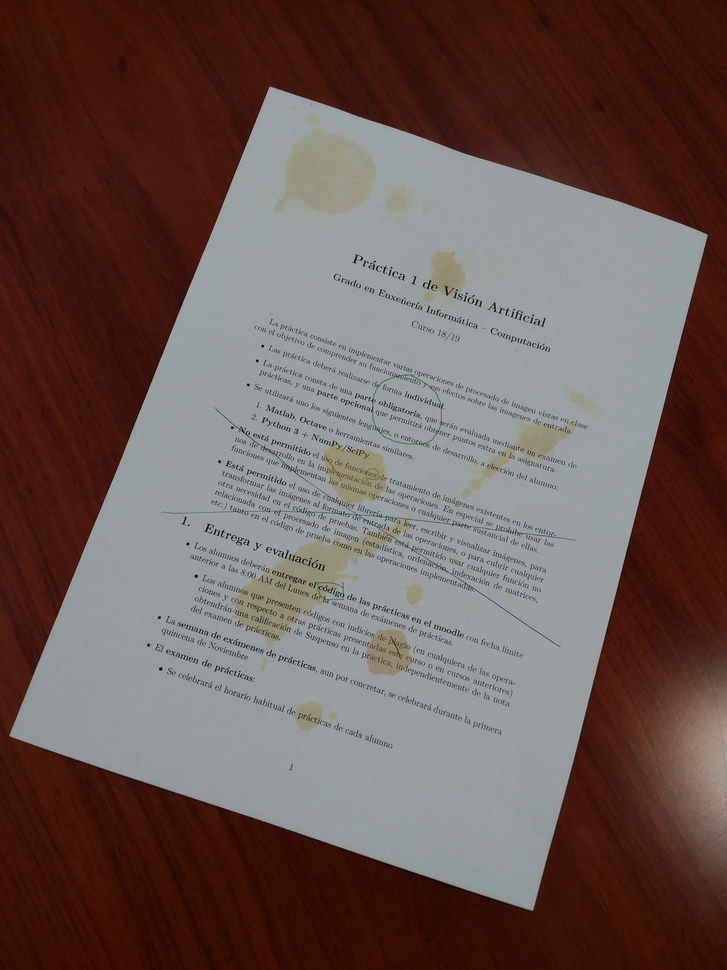
#> input picture Examples/doc18.jpg, 727 x 970 px, shrunk from 3120 x 4160 before the run; its folder holds only this picture in this run
$ python main.py Examples/doc18.jpg
#> lines starting #> are read from the running program, lines starting #| are printed output that depends on the picture; after the words box and inside, x2 and y2 are one past the last pixel; in counts of white or black regions, pixels touching at a corner belong together
### ioutilities.py
import matplotlib.pyplot as plt
import numpy as np
from skimage import color, io

import os


def readImage(path):

#> called with path = 'Examples/doc18.jpg'
    try:
        int(path)
        filename = os.path.join(os.getcwd(), f"Examples/doc{path}.jpg")
    except ValueError:
        filename = os.path.join(os.getcwd(), path)

    rgb = io.imread(filename)
#> rgb is the input picture: shape (970, 727, 3); mean R, G, B 107, 88.7, 84.8
    gray = color.rgb2gray(rgb)
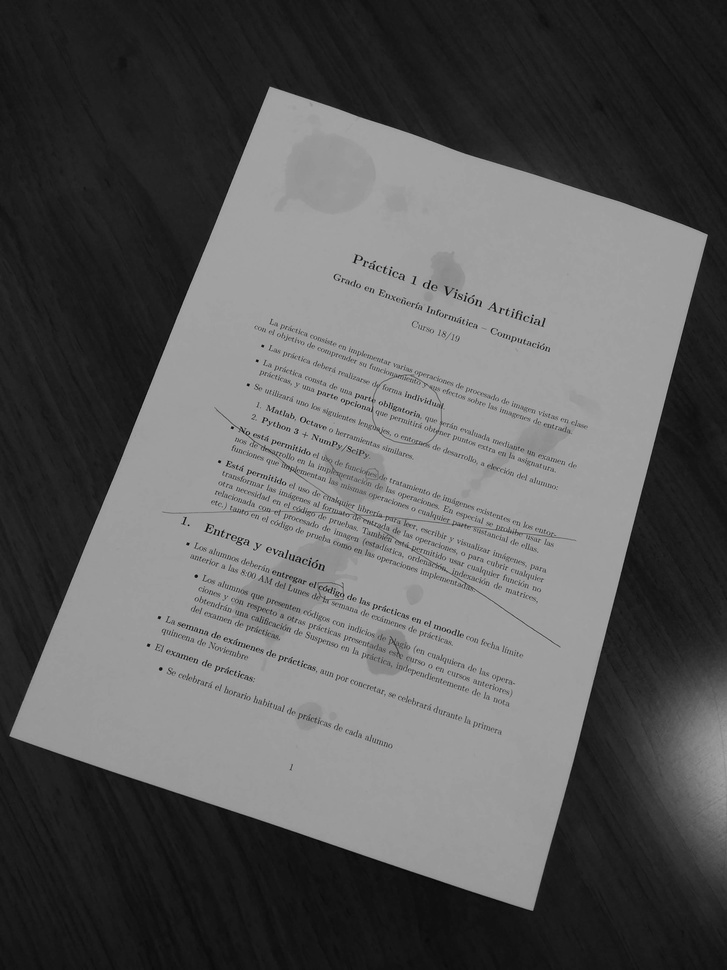
#> gray: shape (970, 727) float64; min 0.00583, max 0.773, mean 0.362
    gray = gray / 255 if gray.dtype == np.uint8 else gray

    return rgb, gray


# [24 lines left out: function plot, not called in this run]


def save_images(images, names, path, relative=True):

    assert len(images) == len(names), "Must include one name per image"

    if (relative):
        path = os.path.join(os.getcwd(), path)

    for i in range(len(images)):
        image = (images[i] * 255).astype(np.uint8)
        name = os.path.join(path, f"{names[i]}.jpg")
        io.imsave(name, image)

### process.py
import numpy as np
from scipy import ndimage
from skimage import exposure, feature, filters, transform, morphology


def preprocess(gray):

    hist, _ = exposure.cumulative_distribution(gray, nbins=256)
#> hist = 256 values from 1.42e-06 to 1

    if (hist[128] < 0.1):  # very light
        corrected = exposure.adjust_gamma(gray, gamma=8.5, gain=2)
        median_size, high_threshold = 7, 0.1
    elif (hist[128] < 0.3):  # light image
        corrected = exposure.adjust_gamma(gray, gamma=2, gain=1.2)
        median_size, high_threshold = 10, 0.1
    else:
        corrected = gray
        median_size, high_threshold = 10, 0.2

    return corrected, median_size, high_threshold


def detectCorners(gray, median_size=10, high_threshold=0.2):

    # Decrease resolution
#> called with median_size = 10, high_threshold = 0.2
    resize_x, resize_y = 300, 250
    resize = transform.resize(gray, (resize_x, resize_y), anti_aliasing=True)

    # Clear text and calculate edges/corners
    median = ndimage.median_filter(resize, median_size)
    edges = feature.canny(median, 1, low_threshold=0.01, high_threshold=high_threshold).astype(gray.dtype)
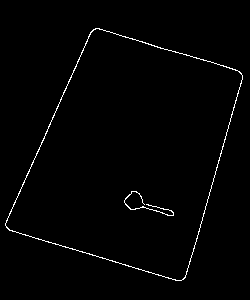
#> edges: shape (300, 250) float64; values 0 (black) and 1 (white), 1.3% white in thin lines or dots, all inside (x1, y1, x2, y2) = (5, 28, 243, 281)
    corners, (h, theta, d) = strongestCorners(edges)
    # plot_hough(edges, h, theta, d)

    # Extrapolate the position of the corners to the original resolution
    m, n = gray.shape
    corners = np.array([[x * (m/resize_x), y * (n/resize_y)] for (x, y) in corners])

    return edges, corners.astype(np.int32)


def strongestCorners(edges):

    # Find the strongest lines
    h, theta, d = transform.hough_line(edges)
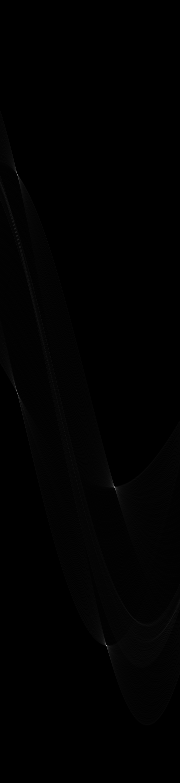
#> h: shape (783, 180) uint64; min 0, max 175, mean 1.2
#> theta = 180 values from -1.57 to 1.55; d = 783 values from -391 to 391
    peaks = np.zeros((4, 5))
    col1 = edges.shape[1]
#> col1 = 250

    idx = 0
    for _, angle, dist in zip(*transform.hough_line_peaks(h, theta, d, min_distance=110, threshold=30, num_peaks=4)):
        y0 = (dist - 0 * np.cos(angle)) / np.sin(angle)
        y1 = (dist - col1 * np.cos(angle)) / np.sin(angle)

        peaks[idx, :] = 0, y0, col1, y1, angle
        idx += 1
#> this loop made 4 passes
#> (angle, dist, y0, y1) on passes 1 to 4: (0.279, 254, 921.5, 49.65), (0.419, 96, 236, -325.5), (-1.27, -217, 226.9, 303.3), (-1.27, 2, -2.09, 74.34)
#> after the loop, idx = 4; peaks = [[0, 921.5, 250, 49.65, 0.279], [0, 236, 250, -325.5, 0.419], [0, 226.9, 250, 303.3, -1.27], [0, -2.09, 250, 74.34, -1.27]]

    # Convert radians to degrees, and transform to a positive angle between 0-180º
    peaks[:, 4] = np.abs(peaks[:, 4] * 180/np.pi)
    peaks[:, 4] = [angle if angle < 180 else 360 - angle for angle in peaks[:, 4]]

    # Calculate the intersection between the vertical and the horizontal lines
    mean_angle = np.mean(peaks[:, 4])
#> mean_angle = 46.5
    hor = peaks[peaks[:, 4] < mean_angle]
#> hor = [[0, 921.5, 250, 49.65, 16], [0, 236, 250, -325.5, 24]]
    vert = peaks[peaks[:, 4] > mean_angle]
#> vert = [[0, 226.9, 250, 303.3, 73], [0, -2.09, 250, 74.34, 73]]

    def line_intersection(line1, line2):
        '''
        Code adapted from Paul Draper: https://stackoverflow.com/questions/20677795/how-do-i-compute-the-intersection-point-of-two-lines
        '''
        xdiff = (line1[0] - line1[2], line2[0] - line2[2])
#> xdiff = (-250, -250)
        ydiff = (line1[1] - line1[3], line2[1] - line2[3])
#> ydiff = (871.9, -76.43)

        def det(a, b):
            return a[0] * b[1] - a[1] * b[0]

        div = det(xdiff, ydiff)
#> div = 237071.6
        if div == 0:
            raise Exception('lines do not intersect')

        d = (det(line1[0: 2], line1[2: 4]), det(line2[0: 2], line2[2: 4]))
#> d = (-230375.2, -56728.8)
        x = det(d, xdiff) / div
#> x = 183.1
        y = det(d, ydiff) / div
#> y = 282.9
        return x, y

    peaks = np.zeros((4, 2))
    peaks[0] = line_intersection(hor[0, :], vert[0, :])[:: -1]
    peaks[1] = line_intersection(hor[0, :], vert[1, :])[:: -1]
    peaks[2] = line_intersection(hor[1, :], vert[0, :])[:: -1]
    peaks[3] = line_intersection(hor[1, :], vert[1, :])[:: -1]
#> in detectCorners, `corners, (h, theta, d) = strongestCorners(edges)`: corners = [[26.44, 93.31], [72.35, 243.5], [228, 3.57], [282.9, 183.1]]; theta = 180 values from -1.57 to 1.55; d = 783 values from -391 to 391
#> in detectCorners, `corners = np.array([[x * (m/resize_x), y * (n/resize_y)] for (x, y) in..`: corners = [[85.48, 271.4], [233.9, 708.1], [737.2, 10.38], [914.7, 532.5]]
#> `edges, corners = detectCorners(*preprocessed)`: corners = [[85, 271], [233, 708], [737, 10], [914, 532]]

    # Sort corners as: top-left, top-right, bottom-left, bottom-right based on the x position
    peaks = peaks[np.argsort(peaks[:, 0])]
    if (peaks[0, 1] > peaks[1, 1]):
        peaks[[0, 1]] = peaks[[1, 0]]

    if (peaks[2, 1] > peaks[3, 1]):
        peaks[[2, 3]] = peaks[[3, 2]]

    return peaks, (h, theta, d)


def changePerspective(input, corners):

    # Correct the position of the corners to a bit inside the paper
    c1 = np.hypot(corners[2, 1] - corners[0, 1], corners[2, 0] - corners[0, 0]) / 70
#> c1 = 10.03
    c2 = np.hypot(corners[1, 1] - corners[0, 1], corners[1, 0] - corners[0, 0]) / 50
#> c2 = 9.23
    correction = np.array([[c1, c2], [c1, -c2], [-c1, c2], [-c1, -c2]])
#> correction = [[10.03, 9.23], [10.03, -9.23], [-10.03, 9.23], [-10.03, -9.23]]
    corners2 = corners + correction.astype(np.int32)
#> corners2 = [[95, 280], [243, 699], [727, 19], [904, 523]]

    # Adjust the perspective
    m = np.max([corners2[2, 0], corners2[3, 0]])
#> m = 904
    n = np.max([corners2[1, 1], corners2[3, 1]])
#> n = 699

    src = np.array([(0, 0), (n, 0), (0, m), (n, m)])
#> src = [[0, 0], [699, 0], [0, 904], [699, 904]]
    dst = np.array([(y, x) for (x, y) in corners2])
#> dst = [[280, 95], [699, 243], [19, 727], [523, 904]]

    tform3 = transform.ProjectiveTransform()
    tform3.estimate(src, dst)

    return transform.warp(input, tform3, output_shape=(m, n), mode="constant", cval=0.5, preserve_range=True)


def iscolor(p, std=5):
    return np.std(p) >= std


def detectText(rgb, gray, block_size=201, offset=0.04, black_std=7):

    # Remove background
#> called with block_size = 101, offset = 0.06, black_std = 7
    local_thresh = filters.threshold_local(gray, block_size, offset=offset)
    background = gray > local_thresh
#> background: shape (904, 699) bool; 93.6% white; black in thin lines or dots, all inside (x1, y1, x2, y2) = (70, 187, 657, 850)

    # Detect black text
    def isblack(p): return np.std(p) < black_std

    text = (background == 0)
    result_black = np.apply_along_axis(isblack, 1, rgb[text])
    blacks = np.zeros_like(gray)
    blacks[text] = result_black

    # The rest is color (pen, black text tinted...)
    color = 1 - background - blacks
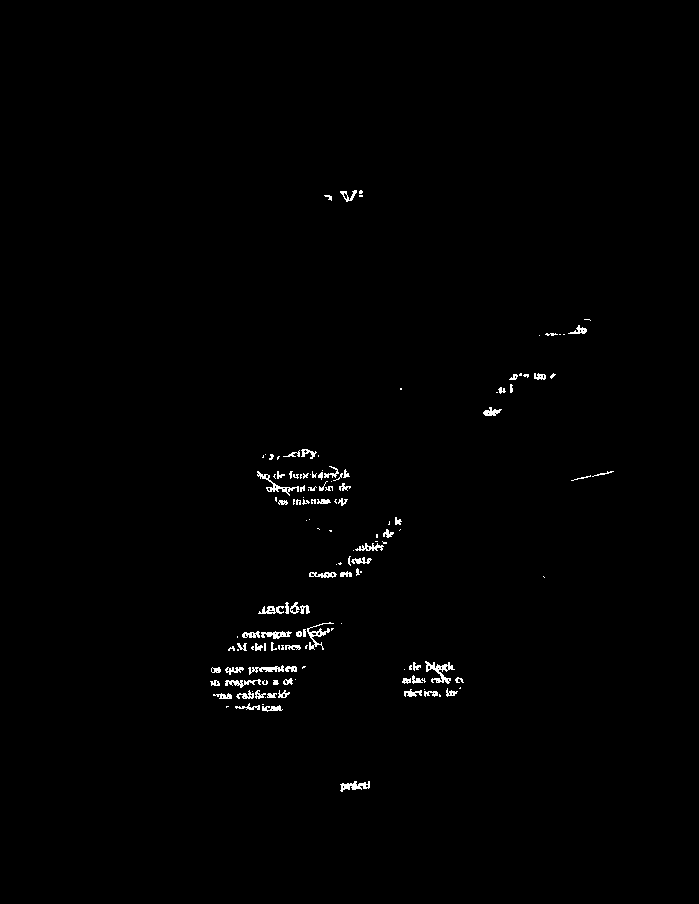
#> color: shape (904, 699) float64; values 0 (black) and 1 (white), 0.78% white in thin lines or dots, all inside (x1, y1, x2, y2) = (210, 190, 614, 792)

    return background.astype(np.float32), color


def removeColor(rgb, color, radius=8, black_std=10):

#> in removeColor, `i, j = np.where(color == 1)`: i = 4910 values from 190 to 791; j = 4910 values, max 613 at index 708, min 210 at index 3812, mean 336.6
#> in removeColor, `points = list(zip(i, j))`: points = 4910 pairs, first value 190 to 791, second value 210 to 613
    def image_convolve_mask(image, list_points, radius):
        '''
        Code adapted from Scott at: https://stackoverflow.com/questions/29775700/image-convolution-at-specific-points
        '''
#> called with radius = 30
        rows, cols, _ = image.shape
#> rows = 904; cols = 699
        padded_image = np.pad(image, ((2*radius, 2*radius), (2*radius, 2*radius), (0, 0)), 'constant', constant_values=0)
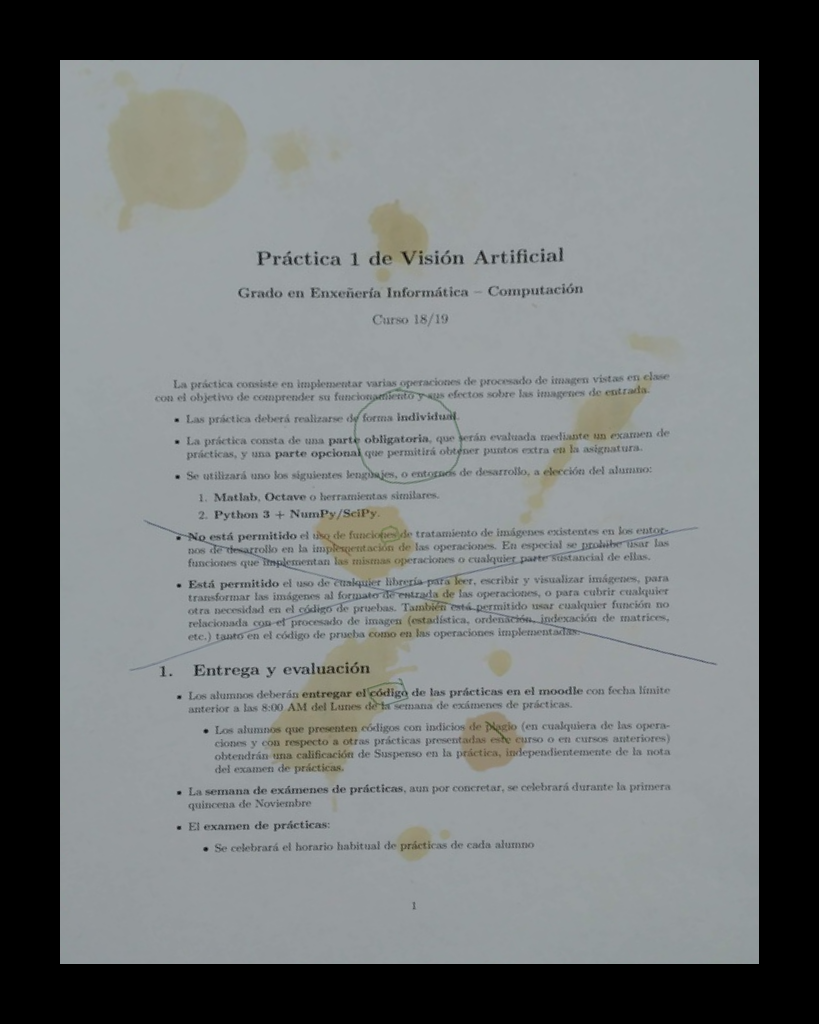
#> padded_image: shape (1024, 819, 3); mean R, G, B 112, 115.7, 116.4
        contrast = np.zeros((padded_image.shape[0], padded_image.shape[1], 3, 9))

        offset1, offset2 = radius, 3 * radius + 1
        ones = morphology.disk(radius) == 1

        def calculate(shift_x, shift_y, idx):
            i0, i1 = p[0] + offset1 + shift_y, p[0] + offset2 + shift_y
            j0, j1 = p[1] + offset1 + shift_x, p[1] + offset2 + shift_x
            i, j = p[0] + radius*2, p[1] + radius*2

            patch = padded_image[i0: i1, j0: j1, 0]
            contrast[i, j, 0, idx] = np.median(patch[ones])

            patch = padded_image[i0: i1, j0: j1, 1]
            contrast[i, j, 1, idx] = np.median(patch[ones])

            patch = padded_image[i0: i1, j0: j1, 2]
            contrast[i, j, 2, idx] = np.median(patch[ones])

        for p in list_points:
            calculate(0, 0, 0)              # center
            calculate(-radius, 0, 1)        # left
            calculate(radius, 0, 2)         # right
            calculate(0, -radius, 3)        # top
            calculate(0, radius, 4)         # down
            calculate(-radius, -radius, 5)  # top-left
            calculate(radius, -radius, 6)   # top-right
            calculate(-radius, radius, 7)   # bottom-left
            calculate(radius, radius, 8)    # bottom-left
#> this loop made 4910 passes
#> p on passes 13 to 15: (191, 352), (191, 353), (191, 354)
#> pass 1, in calculate (call 2), `patch = padded_image[i0: i1, j0: j1, 0]`:
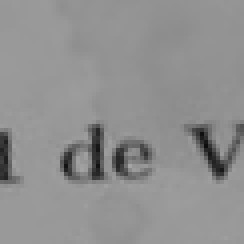
#> patch: shape (61, 61) (shown 4 times larger); min 13, max 165, mean 143.7

        return contrast[2*radius: rows + 2*radius, 2*radius: cols + 2*radius, :, :]

    # Get the color of the background at each color point based on the median value of a window at 9 directions
    i, j = np.where(color == 1)
    points = list(zip(i, j))
    medianMask = image_convolve_mask(rgb, points, radius)
    mask = np.zeros_like(color)

    for p in points:
        i, j = p[0], p[1]
        c = medianMask[i, j, :, :]

        # Check if the point is tinted by marks such as coffee droplets
        isTinted = False
        for idx in range(0, 9):

            if (iscolor(c[:, idx])):  # the background is colored, then it is a tinted area
                isTinted = True

                r, g, b = medianMask[i, j, :, idx]  # color of the background in one direction
                r2, g2, b2 = rgb[i, j, :]  # color at a specific point

                # If the point is tinted of the same color as the background, then it is text (black/gray/white)
                s1, s2, s3 = abs(r - r2), abs(g - g2), abs(b - b2)
                if (iscolor([s1, s2, s3], black_std)):
                    mask[i, j] = 1

                break

        # The point is a pen mark
        if (not isTinted):
            mask[i, j] = 1
#> this loop made 4910 passes
#> p on passes 1 to 3: (190, 354), (190, 355), (190, 356)
#> mask: shape (904, 699) float64; values 0 (black) and 1 (white), 0.05% white in thin lines or dots, all inside (x1, y1, x2, y2) = (257, 190, 614, 792)

    return mask


def hysteresis(strong, weak):

    im = np.zeros(strong.shape, np.float32)
    im[weak == 1] = 0.5
    im[strong == 1] = 1

    return filters.apply_hysteresis_threshold(im, 0.1, 0.9)


# [21 lines left out: function plot_hough, not called in this run]

### main.py
import ioutilities as io
from process import *
import sys

if __name__ == '__main__':

    if (len(sys.argv) < 2):
        print("Usage:    python main.py <path_to_image>  # Read an image from your computer")
        print("          python main.py <number>         # Read doc<number>.jpg image from 'Examples'")
        exit(-1)

    # Read input
    original, grayscale = io.readImage(sys.argv[1])

    # Preprocess
    print("Preprocessing image...")
    preprocessed = preprocess(grayscale)

    # Detect paper
    print("Searching for corners...")
    edges, corners = detectCorners(*preprocessed)

    # Change perspective
    print("Changing perspective...")
    warped = changePerspective(grayscale, corners)
    warpedrgb = changePerspective(original, corners).astype(np.uint8)

    # Split foreground (text, pen marks) from background (white, coffee marks)
    print("Detecting text...")
    thrs, color_mask = detectText(warpedrgb, warped, block_size=101, offset=0.06, black_std=7)

    # Remove pen marks
    print("Removing pen marks...")
    pen_mask = removeColor(warpedrgb, color_mask, radius=30, black_std=7)
    pen_mask2 = hysteresis(pen_mask, 1 - thrs)
#> pen_mask2: shape (904, 699) bool; 0.5% white in thin lines or dots, all inside (x1, y1, x2, y2) = (256, 190, 657, 792)
    out = 1 - ((1 - thrs) - pen_mask2)
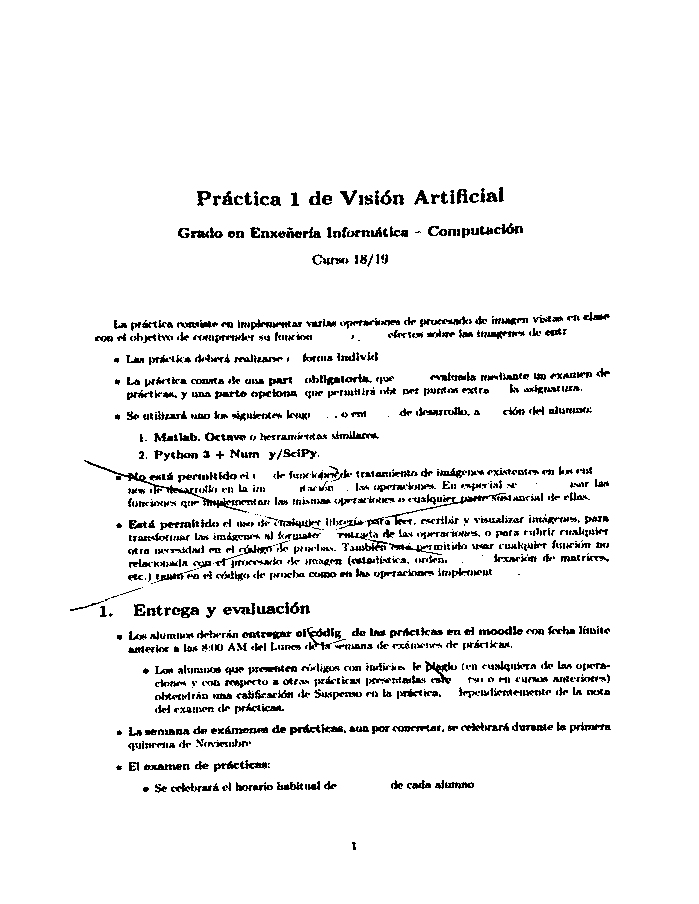
#> out: shape (904, 699) float32; values 0 (black) and 1 (white), 94.1% white; black in thin lines or dots, all inside (x1, y1, x2, y2) = (70, 187, 611, 850)

    # Show result
    # io.plot([original, out], [(0, corners[0:4])])
    io.save_images([out], ["output"], ".")
#> the loop in save_images, `for i in range(len(images)):` made 1 pass
